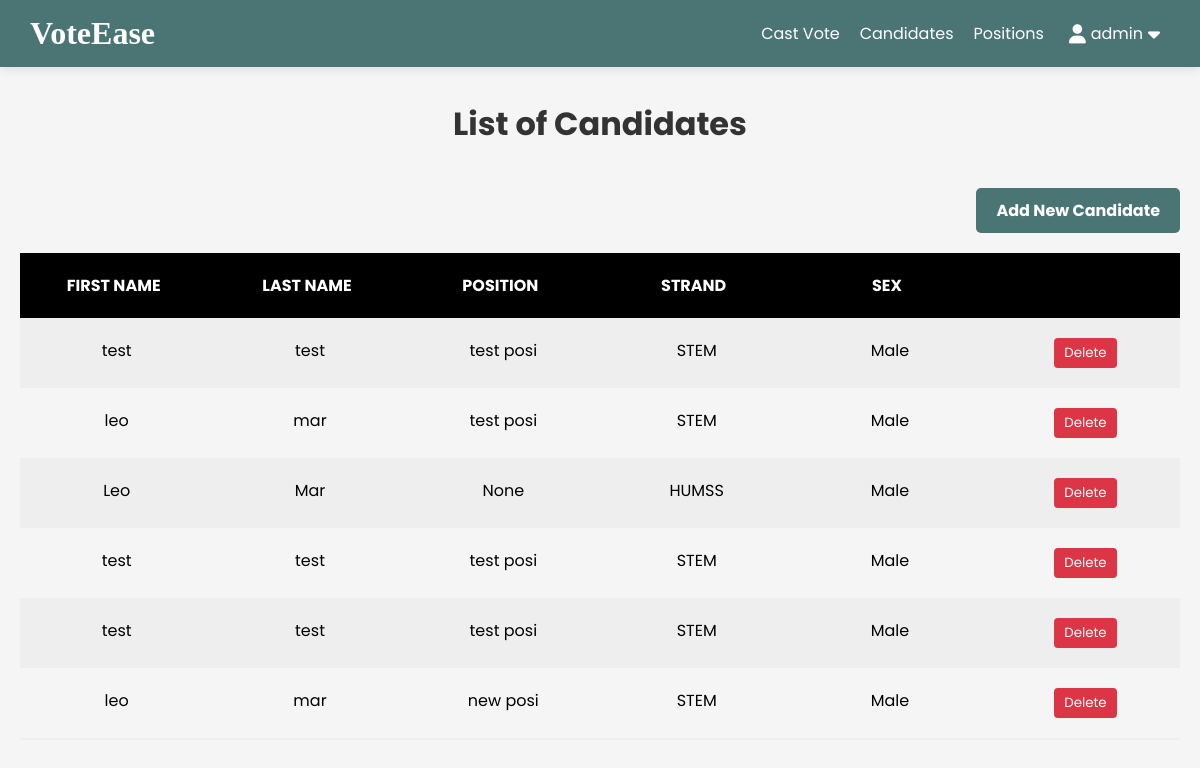
Page /candidates (signed in) on the earlier database version.
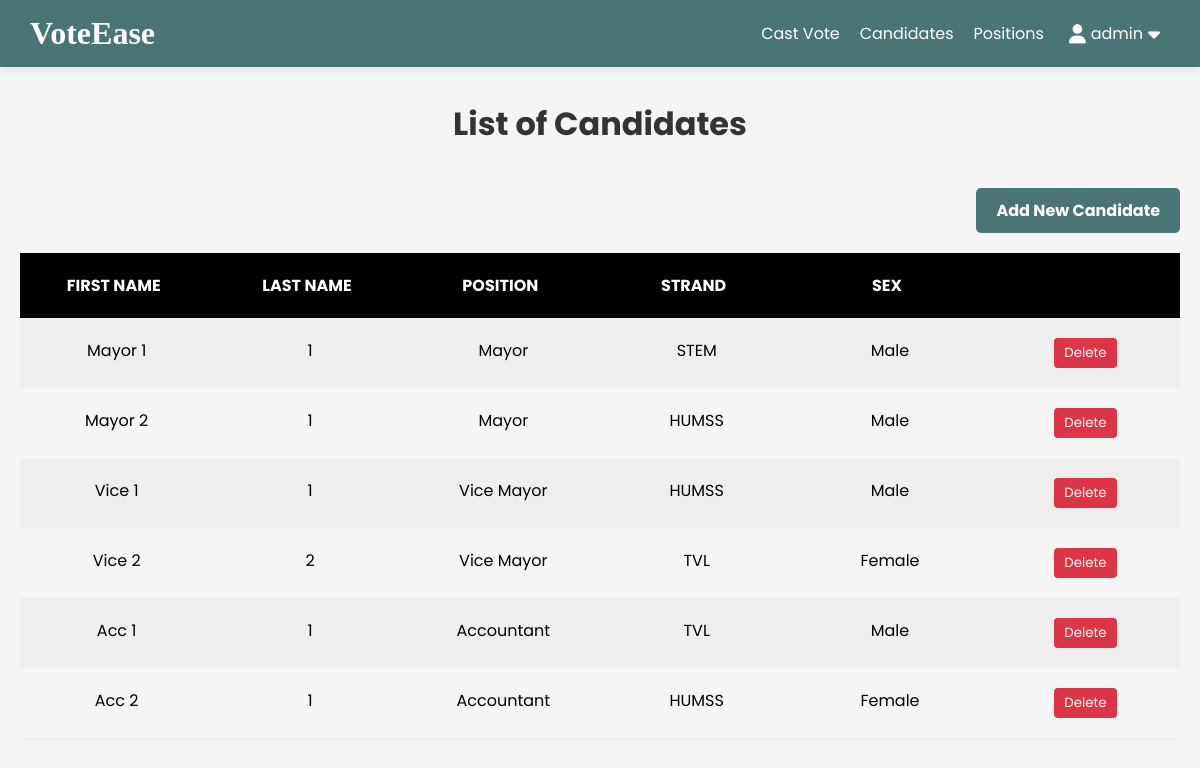
Same page on the later database version.
### voteease_app/models.py (models this page shows, shortened)
class CustomUser(AbstractUser):
    STUDENT = 'student'
    ADMIN = 'admin'
    USER_TYPE_CHOICES = [
        (STUDENT, 'Student'),
        (ADMIN, 'Admin'),
    ]
    user_type = models.CharField(
        max_length=10,
        choices=USER_TYPE_CHOICES,
        default=STUDENT,
    )

class Candidate(models.Model):
    STRAND = [('STEM', 'STEM'),
                ('HUMSS', 'HUMSS'),
                ('TVL', 'TVL'),
                ('ABM', 'ABM'),]
    SEX = [('Male', 'Male'),
              ('Female', 'Female'),]
    first_name = models.CharField(max_length=100)
    last_name = models.CharField(max_length=100)
    sex = models.CharField(max_length=100, choices=SEX, null=True)
    strand = models.CharField(max_length=100, choices=STRAND, null=True)
    ps_image = models.ImageField(null=True, blank=True, upload_to='ps_images/')
    position = models.ForeignKey(Position, on_delete=models.SET_NULL, null=True, blank=True)
    vote_count = models.IntegerField(default=0)

class Position(models.Model):
    position_name = models.CharField(max_length=255)
    vote_count = models.IntegerField()
    def __str__(self):
        return self.position_name

### voteease_app/views.py (the view)
# urls.py: path('candidates', views.render_candidates, name='candidates'),
@login_required
def render_candidates(request):
    all_candidates = Candidate.objects.all()
    all_position = Position.objects.all()
    context = {'all_candidates': all_candidates,
                'all_position': all_position,
                }
    return render(request, 'votingsystemUi4.html', context)

### voteease_app/templates/votingsystemUi4.html (shortened to what this page needs)
{% load static %}
<!DOCTYPE html>
<html lang="en">
<head>
    <link rel="stylesheet" href="{% static 'css/votingsystemUistyle2.css' %}">
    <link rel="stylesheet" href="https://cdnjs.cloudflare.com/ajax/libs/font-awesome/6.4.0/css/all.min.css">
</head>
<body>
    <header>
        <h2 class="logo">VoteEase</h2>
        <button class="dropdown-button" id="home_btn" style="margin-left: auto;">Cast Vote</button>
        <button class="dropdown-button" id="candidate_btn" >Candidates</button>
        <button class="dropdown-button" id="position_btn">Positions</button>
        <nav class="navbar navbar-light bg-light">
            <div class="dropdown">
                <button class="dropdown-button" id="userDropdown">
                    <i class="fas fa-user icon" style="margin-right: 5px;"></i>{{ user.username }} <i class="fas fa-caret-down icon"></i>
                </button>
            </div>
        </nav>
    </header>
    <main class="voting-container">
        <div class="voting-header">
            <h1>List of Candidates</h1>
        </div>
        <div class="button-container">
            <button id="add_candidate_button" class="btn add-position-btn">Add New Candidate</button>
        </div>
        <table class="table">
            <div class="table-header">
                <div class="header__item"><a id="position_name1" class="filter__link" href="#">First Name</a></div>
                <div class="header__item"><a id="position_name2" class="filter__link" href="#">Last Name</a></div>
                <div class="header__item"><a id="position_name3" class="filter__link" href="#">Position</a></div>
                <div class="header__item"><a id="position_name4" class="filter__link" href="#">Strand</a></div>
                <div class="header__item"><a id="position_name5" class="filter__link" href="#">Sex</a></div>
                <div class="header__item"></div>
            </div>
            <div class="table-content">
                {% for candidate in all_candidates %}
                    <div class="table-row">
                        <div class="table-data">{{ candidate.first_name }}</div>
                        <div class="table-data">{{ candidate.last_name }}</div>
                        <div class="table-data">{{ candidate.position }}</div>
                        <div class="table-data">{{ candidate.strand }}</div>
                        <div class="table-data">{{ candidate.sex }}</div>
                        <div class="table-data">
                            <form method="POST" action="{% url 'delete_candidate' candidate.id %}" class="delete-form">
                                <button type="submit" class="delete-btn">Delete</button>
                            </form>
                        </div>
                    </div>
                {% endfor %}
            </div>
        </table>
    </main>
</body>
</html>

### voteease_app/static/css/votingsystemUistyle2.css (style rules this page uses)
* { margin: 0; padding: 0; box-sizing: border-box; font-family: 'Poppins', sans-serif; }
body { padding-top: 80px; overflow-x: hidden; background-color: #f5f5f5; }
header { position: fixed; top: 0; left: 0; width: 100%; padding: 15px 30px; display: flex; justify-content: space-between; align-items: center; z-index: 99; background: #4b7574; box-shadow: 0 2px 10px rgba(0, 0, 0, 0.1); }
.logo { font-family: 'Libre Baskerville', serif; font-size: 2em; color: #fff; user-select: none; }
.voting-container { width: 100%; max-width: 1200px; margin: 0 auto; padding: 20px; }
.voting-header { text-align: center; margin-bottom: 40px; }
.voting-header h1 { color: #333; margin-bottom: 10px; font-size: 2rem; }
.icon { margin-left: 5px; vertical-align: middle; font-size: 1.2em; }

### voteease_app/templates/votingsystemUi4.html (style rules this page uses)
body { margin: 0; font-family: Arial, sans-serif; }
.icon { font-size: 1.2em; color: #fff; margin-left: 5px; vertical-align: middle; }
.dropdown { position: relative; display: inline-block; }
.dropdown-button { background-color: transparent; color: white; border: none; cursor: pointer; padding: 5px 10px; border-radius: 5px; display: flex; align-items: center; font-size: 1em; transition: background-color 0.3s; }
.table { width: 100%; border: 1px solid #EEEEEE; border-radius: 5px; overflow: hidden; }
.table-header { display: flex; width: 100%; background: #000; padding: 12px 0; color: white; }
.table-row { display: flex; width: 100%; padding: 12px 0; }
.table-row:nth-of-type(odd) { background: #EEEEEE; }
.table-data, .header__item { flex: 1 1 20%; text-align: center; padding: 8px; }
.header__item { text-transform: uppercase; font-weight: bold; }
.filter__link { color: white; text-decoration: none; position: relative; display: inline-block; padding-left: 24px; padding-right: 30px; }
.filter__link::after { content: ''; position: absolute; right: -12px; color: white; font-size: 12px; top: 50%; transform: translateY(-50%); }
.table-content { display: flex; flex-direction: column; }
.add-position-btn { background-color: #4b7574; color: white; font-size: 16px; font-weight: bold; padding: 10px 20px; border: none; border-radius: 5px; cursor: pointer; display: inline-block; text-align: center; transition: background-color 0.3s ease-in-out, transform 0.2s ease; }
.button-container { margin-bottom: 20px; text-align: right; }
.delete-btn { background: #dc3545; color: white; border: none; padding: 5px 10px; border-radius: 4px; cursor: pointer; transition: background 0.3s ease; }
.delete-form { display: inline-block; margin: 0; }

Differences in the rows shown:
removed Candidate: first_name "test", last_name "test", position "test posi", strand "STEM", sex "Male"
removed Candidate: first_name "leo", last_name "mar", position "test posi", strand "STEM", sex "Male"
removed Candidate: first_name "Leo", last_name "Mar", position "None", strand "HUMSS", sex "Male"
removed Candidate: first_name "test", last_name "test", position "test posi", strand "STEM", sex "Male"
removed Candidate: first_name "test", last_name "test", position "test posi", strand "STEM", sex "Male"
removed Candidate: first_name "leo", last_name "mar", position "new posi", strand "STEM", sex "Male"
added Candidate: first_name "Mayor 1", last_name "1", position "Mayor", strand "STEM", sex "Male"
added Candidate: first_name "Mayor 2", last_name "1", position "Mayor", strand "HUMSS", sex "Male"
added Candidate: first_name "Vice 1", last_name "1", position "Vice Mayor", strand "HUMSS", sex "Male"
added Candidate: first_name "Vice 2", last_name "2", position "Vice Mayor", strand "TVL", sex "Female"
added Candidate: first_name "Acc 1", last_name "1", position "Accountant", strand "TVL", sex "Male"
added Candidate: first_name "Acc 2", last_name "1", position "Accountant", strand "HUMSS", sex "Female"
